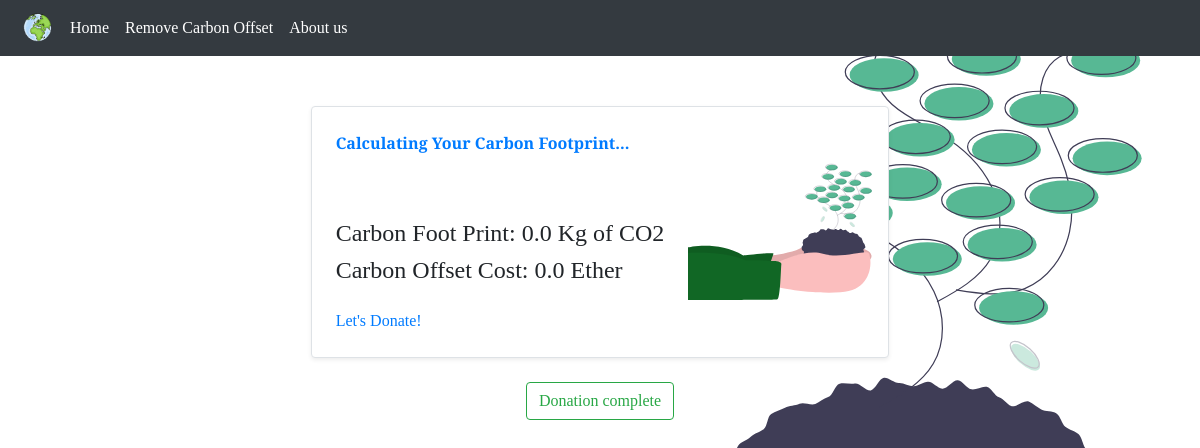
The page /mapapp/c_offset/ (signed in) on the database as committed earlier.
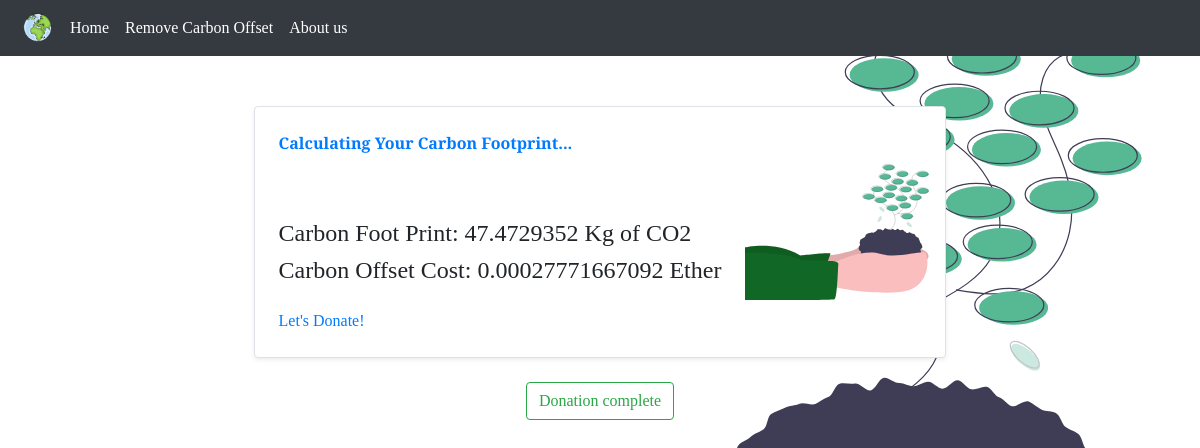
The same page on the database as committed later.
### mapapp/models.py (models this page shows)
class accountholder(models.Model):
    carbon_footprint = models.FloatField(default=0)
    user=models.ForeignKey(User, on_delete=models.CASCADE)

### mapapp/views.py (the view)
# urls.py: path('c_offset/',views.c_offset,name='c_offset'),
def c_offset(rq):
    if accountholder.objects.filter(user=rq.user).exists():
        print('ok')
    else:
        a=accountholder(carbon_footprint=0, user=rq.user)
        a.save()
    a=accountholder.objects.get(user=rq.user)
    param={
        'carbon_footprint':a.carbon_footprint,
        'carbon_offset_cost':(a.carbon_footprint*0.9*0.0000065)
    }
    return render(rq,'mapapp/c_offset.html',param)

### mapapp/templates/mapapp/c_offset.html (shortened to what this page needs)
{% load static %}
<!doctype html>
<html lang="en">
<head>
	<link rel="stylesheet" href="https://cdn.jsdelivr.net/npm/bootstrap@4.5.3/dist/css/bootstrap.min.css"
>
	<link rel="stylesheet" href="https://stackpath.bootstrapcdn.com/bootstrap/4.5.2/css/bootstrap.min.css"
>
</head>
<body style="font-family: 'Slabo 27px', serif; background-image: url('{% static 'images/carbon.svg' %}'); background-repeat: no-repeat;
  background-attachment: fixed;
  background-size: 100% 100%;">
	<nav class="navbar navbar-expand-lg navbar-dark bg-dark">
		<div class="collapse navbar-collapse" id="navbarSupportedContent">
			<ul class="navbar-nav mr-auto">
				<li class="nav-item active" align="center">
					<a href="#"><img src="{% static '/images/nvlogo.png' %}" style="height:40px"></a>
      </li>
            <li class="nav-item active">
              <a class="nav-link" href="/mapapp/">Home <span class="sr-only">(current)</span></a>
            </li>
            <li class="nav-item active">
                <a class="nav-link" href="#">Remove Carbon Offset<span class="sr-only">(current)</span></a>
              </li>
              <li class="nav-item active">
                <a class="nav-link" href="/mapapp/aboutus/">About us<span class="sr-only">(current)</span></a>
              </li>
      </nav>
      <div class="container d-flex justify-content-center" style="margin-top: 50px">
					<div class="row no-gutters border rounded overflow-hidden flex-md-row mb-4 shadow-sm h-md-250 position-relative "style="background-color:white">
						<div class="col p-4 d-flex flex-column position-static " >
							<strong class="d-inline-block mb-2 text-primary ">Calculating Your Carbon Footprint... </strong>
              <p class="mb-auto ">    <h4> Carbon Foot Print: {{carbon_footprint}} Kg of CO2</h4>
    <h4> Carbon Offset Cost: {{carbon_offset_cost}} Ether</h4></p>
              <a href="https://carbonfund.org/donate/" target="_blank" class="stretched-link">Let's Donate!</a>
            </div>
            <div class="col-auto d-none d-lg-block ">
              <img src="{% static 'images/carbon.svg' %}" class="bd-placeholder-img pr-3 " width="200 " height="250 ">
            </div>
          </div>
        </div>
        <div align="center">
          <form action="remove_carbon_footprint/" method="POST">{% csrf_token %}
            <button type="submit" class="btn btn-outline-success" >Donation complete</button>
            </form>
        </div>
  </body>
</html>

Rows that differ between the two databases and show on the page:
changed accountholder: carbon_footprint "0.0" → "47.4729352"
Other text that changed with them:
{{ carbon_offset_cost }}: "0.0" → "0.00027771667092"
